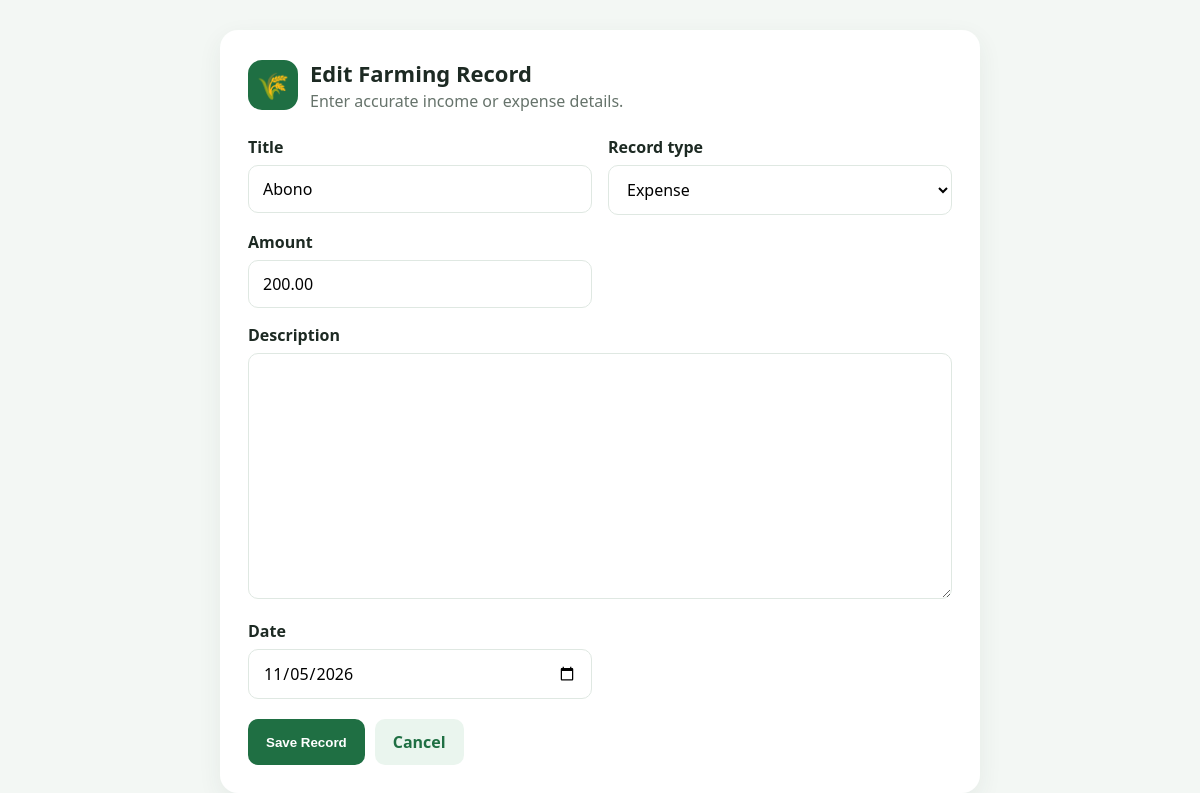
The app's page /edit/1/ (signed in) with its own data.
### farming/models.py (models this page shows, shortened)
class FarmingRecord(models.Model):
    RECORD_TYPES = [
        ('Expense', 'Expense'),
        ('Income', 'Income'),
    ]
    user = models.ForeignKey(
        settings.AUTH_USER_MODEL,
        on_delete=models.CASCADE,
        related_name='farming_records',
    )
    title = models.CharField(max_length=100)
    record_type = models.CharField(max_length=20, choices=RECORD_TYPES)
    amount = models.DecimalField(max_digits=10, decimal_places=2)
    description = models.TextField(blank=True)
    date = models.DateField()

### farming/views.py (the view)
# urls.py: path('edit/<int:pk>/', views.record_update, name='record_update'),
@login_required
def record_update(request, pk):
    record = get_object_or_404(FarmingRecord, pk=pk, user=request.user)
    if request.method == 'POST':
        form = FarmingRecordForm(request.POST, instance=record)
        if form.is_valid():
            form.save()
            messages.success(request, 'Farming record updated successfully.')
            return redirect('record_list')
        messages.error(request, 'The record could not be updated. Please correct the errors below.')
    else:
        form = FarmingRecordForm(instance=record)
    return render(request, 'farming/record_form.html', {
        'form': form,
        'title': 'Edit Farming Record',
    })

### farming/forms.py
class FarmingRecordForm(forms.ModelForm):
    class Meta:
        model = FarmingRecord
        fields = ['title', 'record_type', 'amount', 'description', 'date']
        widgets = {
            'date': forms.DateInput(attrs={'type': 'date'}),
        }

### farming/templates/farming/record_form.html (shortened to what this page needs)
{% load static %}
<!DOCTYPE html>
<html lang="en">
<head><link rel="stylesheet" href="{% static 'css/styles.css' %}"><link rel="stylesheet" href="{% static 'css/notifications.css' %}"></head>
<body>
<main class="record-form">
    <div class="brand"><div class="brand-icon">🌾</div><div><h1>{{ title }}</h1><p>Enter accurate income or expense details.</p></div></div>
    <form method="POST" style="margin-top:24px">
        <div class="form-grid">
            {% for field in form %}<div class="{% if field.name == 'description' %}field-full{% endif %}"><label for="{{ field.id_for_label }}">{{ field.label }}</label>{{ field }}{{ field.errors }}</div>{% endfor %}
        </div>
        <div class="form-actions"><button class="primary-button" type="submit">Save Record</button><a class="secondary-button" href="{% url 'record_list' %}">Cancel</a></div>
    </form>
</main>
</body>
</html>

### static/css/styles.css (style rules this page uses)
:root { --green:#1f6f43;--green-dark:#155334;--green-light:#eaf5ee;--amber:#edaa2f;--ink:#1d2a23;--muted:#66736b;--line:#dfe8e2;--surface:#fff;--bg:#f3f7f4 }
* { box-sizing:border-box }
body { margin:0;font-family:Segoe UI,Arial,sans-serif;background:var(--bg);color:var(--ink) }
a { color:var(--green);font-weight:700 }
.form-grid { display:grid;grid-template-columns:1fr 1fr;gap:16px }
.field-full { grid-column:1/-1 }
.auth-content label,.record-form label { display:block;font-weight:700;margin-bottom:7px }
.auth-content input,.record-form input,.record-form select,.record-form textarea { width:100%;min-height:48px;border:1px solid var(--line);border-radius:10px;padding:12px 14px;font:inherit;background:#fff }
.primary-button,.secondary-button { display:inline-flex;align-items:center;justify-content:center;min-height:46px;border-radius:10px;border:0;padding:0 18px;font-weight:800;text-decoration:none;cursor:pointer }
.primary-button { width:100%;background:var(--green);color:white }
.secondary-button { background:var(--green-light);color:var(--green) }
.brand { display:flex;align-items:center;gap:12px }
.brand-icon { width:50px;height:50px;border-radius:14px;display:grid;place-items:center;background:var(--green);color:white;font-size:26px }
.brand h1 { font-size:22px;margin:0 }
.brand p { margin:2px 0 0;color:var(--muted) }
.record-form { max-width:760px;margin:30px auto;background:white;border-radius:18px;padding:28px;box-shadow:0 8px 24px rgba(40,70,50,.07) }
.record-form h1 { margin-top:0 }
.form-actions { display:flex;gap:10px;margin-top:20px }
.form-actions .primary-button { width:auto }

### records on screen
FarmingRecord: form "Abono" "Expense" "200.00" "11/05/2026"

### other values on screen
{{ title }} "Edit Farming Record"
{{ field.label }} "Title" "Record type" "Amount" "Description" "Date"
